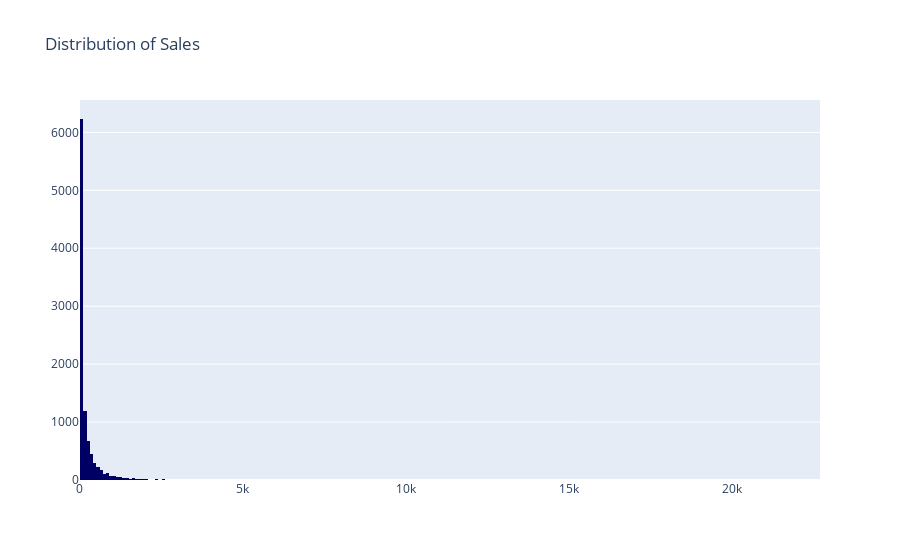

The notebook cell this image was saved under:
### Code cell
trace=go.Histogram(x=superstore_df.Sales, xbins=dict(start=np.min(superstore_df.Sales),size=100,end=np.max(superstore_df.Sales)),marker=dict(color='rgb(0,0,100)'))
layout=go.Layout(
    title='Distribution of Sales'
)
fig=go.Figure(data=go.Data([trace]),layout=layout)
fig.show()

### Figure 1 — Plotly figure (JSON) as saved in the notebook; plotly's stock layout.template omitted (floating-point values rounded to 4 significant figures; data arrays with more than 128 entries replaced by an {"elided": "..."} marker saying what was removed)
{"data": [{"marker": {"color": "rgb(0,0,100)"}, "type": "histogram", "x": {"elided": "9994 float values"}, "xbins": {"end": 22640.0, "size": 100, "start": 0.444}}], "layout": {"title": {"text": "Distribution of Sales"}}}
